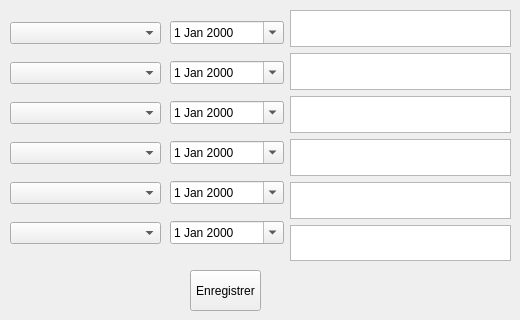
   <widget class="QWidget" name="tab">
    <attribute name="title">
     <string>Saisie Tvx</string>
    </attribute>
    <widget class="QWidget" name="gridLayoutWidget_2">
     <property name="geometry">
      <rect>
       <x>10</x>
       <y>10</y>
       <width>151</width>
       <height>251</height>
      </rect>
     </property>
     <layout class="QGridLayout" name="gridLayout_2">
      <item row="3" column="0">
       <widget class="QComboBox" name="comboTvx4"/>
      </item>
      <item row="4" column="0">
       <widget class="QComboBox" name="comboTvx5"/>
      </item>
      <item row="1" column="0">
       <widget class="QComboBox" name="comboTvx2"/>
      </item>
      <item row="0" column="0">
       <widget class="QComboBox" name="comboTvx1"/>
      </item>
      <item row="2" column="0">
       <widget class="QComboBox" name="comboTvx3"/>
      </item>
      <item row="5" column="0">
       <widget class="QComboBox" name="comboTvx6"/>
      </item>
     </layout>
    </widget>
    <widget class="QWidget" name="gridLayoutWidget_3">
     <property name="geometry">
      <rect>
       <x>170</x>
       <y>10</y>
       <width>114</width>
       <height>251</height>
      </rect>
     </property>
     <layout class="QGridLayout" name="gridLayout_3">
      <item row="1" column="0">
       <widget class="QDateEdit" name="dateTvx2">
        <property name="calendarPopup">
         <bool>true</bool>
        </property>
       </widget>
      </item>
      <item row="2" column="0">
       <widget class="QDateEdit" name="dateTvx3">
        <property name="calendarPopup">
         <bool>true</bool>
        </property>
       </widget>
      </item>
      <item row="4" column="0">
       <widget class="QDateEdit" name="dateTvx5">
        <property name="calendarPopup">
         <bool>true</bool>
        </property>
       </widget>
      </item>
      <item row="0" column="0">
       <widget class="QDateEdit" name="dateTvx1">
        <property name="calendarPopup">
         <bool>true</bool>
        </property>
       </widget>
      </item>
      <item row="3" column="0">
       <widget class="QDateEdit" name="dateTvx4">
        <property name="calendarPopup">
         <bool>true</bool>
        </property>
       </widget>
      </item>
      <item row="5" column="0">
       <widget class="QDateEdit" name="dateTvx6">
        <property name="calendarPopup">
         <bool>true</bool>
        </property>
       </widget>
      </item>
     </layout>
    </widget>
    <widget class="QWidget" name="gridLayoutWidget_8">
     <property name="geometry">
      <rect>
       <x>290</x>
       <y>10</y>
       <width>221</width>
       <height>251</height>
      </rect>
     </property>
     <layout class="QGridLayout" name="gridLayout_10" rowstretch="1,1,1,1,1,1">
      <property name="rightMargin">
       <number>0</number>
      </property>
      <item row="4" column="0">
       <widget class="QTextEdit" name="remTvx5"/>
      </item>
      <item row="1" column="0">
       <widget class="QTextEdit" name="remTvx2"/>
      </item>
      <item row="3" column="0">
       <widget class="QTextEdit" name="remTvx4"/>
      </item>
      <item row="0" column="0">
       <widget class="QTextEdit" name="remTvx1"/>
      </item>
      <item row="5" column="0">
       <widget class="QTextEdit" name="remTvx6"/>
      </item>
      <item row="2" column="0">
       <widget class="QTextEdit" name="remTvx3"/>
      </item>
     </layout>
    </widget>
    <widget class="QPushButton" name="btnEnregTvx">
     <property name="geometry">
      <rect>
       <x>190</x>
       <y>270</y>
       <width>71</width>
       <height>41</height>
      </rect>
     </property>
     <property name="text">
      <string>Enregistrer</string>
     </property>
    </widget>
   </widget>
